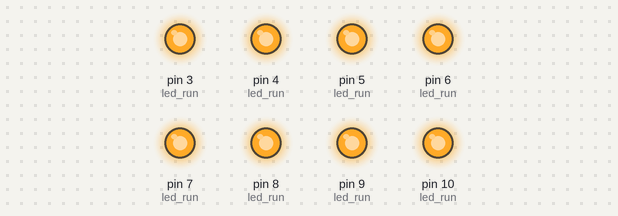
Recording of a sketch running on a simulated Arduino Uno, built with avr-gcc and run on an emulated ATmega328P. Shown: output pins drawn as LEDs (lit = HIGH).

Above: at 0.5 s.
At 1.5 s:
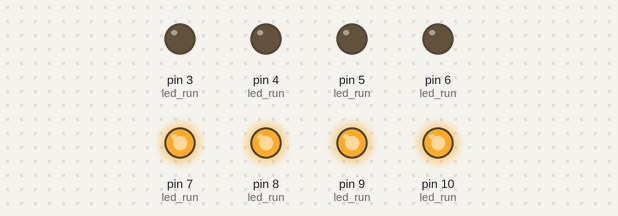
At 4.5 s:
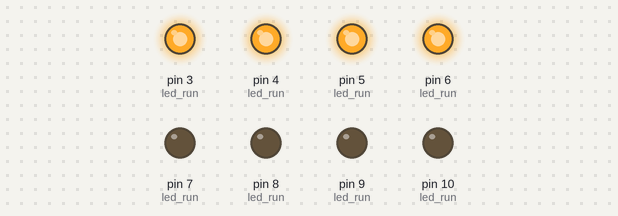
At 5.5 s:
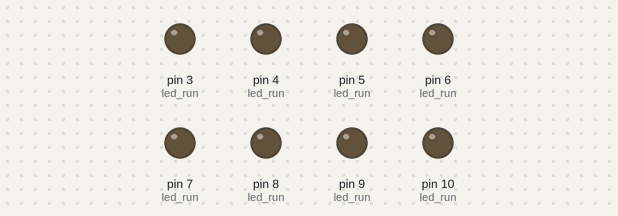
Timing chart, 0 to 7.8 s (numbered marks = the images above):
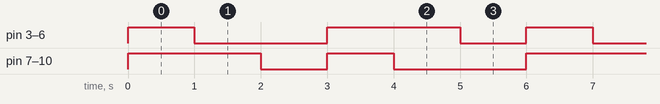

Measured:
- by itself, pin 3 (led_run), pin 4 (led_run), pin 5 (led_run), pin 6 (led_run): repeats every 6.0 s: LOW 2.0 s, HIGH 2.0 s, LOW 1.0 s, HIGH 1.0 s
- by itself, pin 7 (led_run), pin 8 (led_run), pin 9 (led_run), pin 10 (led_run): repeats every 6.0 s: LOW 1.0 s, HIGH 1.0 s, LOW 2.0 s, HIGH 2.0 s
- by itself, everything shown: repeats every 6.0 s, in 6 steps

The sketch:

1.ino
```cpp
int led_run[2][8] = {
    {3, 4, 5, 6, 7, 8, 9, 10},  // 左移
    {10, 9, 8, 7, 6, 5, 4, 3}   // 右移
};
int led_num = 0;
int l_or_r = 0;

void led_dark() {
    for (led_num = 0; led_num < 8; led_num++) {
        digitalWrite(led_run[0][led_num], HIGH);  // 全部LED亮
    }
}

void setup() {
    for (led_num = 0; led_num < 8; led_num++) {
        pinMode(led_run[0][led_num], OUTPUT);  // 設定腳位為輸出
    }
}

void loop() {
    // 全亮
    led_dark();
    delay(1000);

    // 左半部分熄滅，右半保持亮著
    for (led_num = 0; led_num < 4; led_num++) {
        digitalWrite(led_run[0][led_num], LOW);  // 左邊的LED熄滅
    }
    delay(1000);

    // 右半部分熄滅，左半保持亮著
    for (led_num = 4; led_num < 8; led_num++) {
        digitalWrite(led_run[0][led_num], LOW);  // 右邊的LED熄滅
    }
    delay(1000);

    // 全亮
    led_dark();
    delay(1000);

    // 右半部分熄滅，左半保持亮著
    for (led_num = 4; led_num < 8; led_num++) {
        digitalWrite(led_run[0][led_num], LOW);  // 右邊的LED熄滅
    }
    delay(1000);

    // 左半部分熄滅，右半保持亮著
    for (led_num = 0; led_num < 4; led_num++) {
        digitalWrite(led_run[0][led_num], LOW);  // 左邊的LED熄滅
    }
    delay(1000);
}
```
